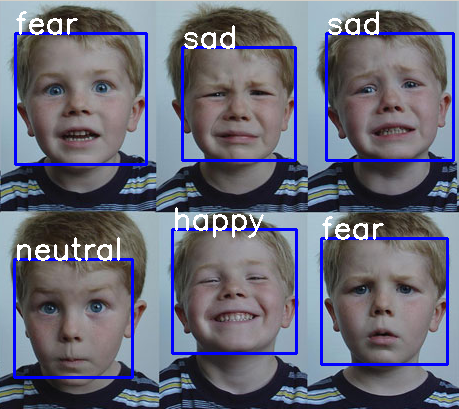
#> input picture expressions.jpg, 459 x 409 px
$ jupyter execute faceRecog.ipynb
#> lines starting #> are read from the running program, lines starting #| are printed output that depends on the picture
[cell 1]
import cv2
from matplotlib import pyplot as plt

print(cv2.__version__)

[cell 2]
img = cv2.imread("expressions.jpg")
#> img is the input picture: shape (409, 459, 3); mean B, G, R 119.9, 105.6, 104.7
gray = cv2.cvtColor(img, cv2.COLOR_BGR2GRAY)
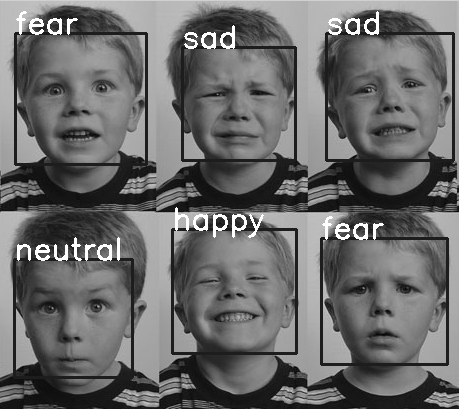
#> gray: shape (409, 459); min 1, max 255, mean 106.9
